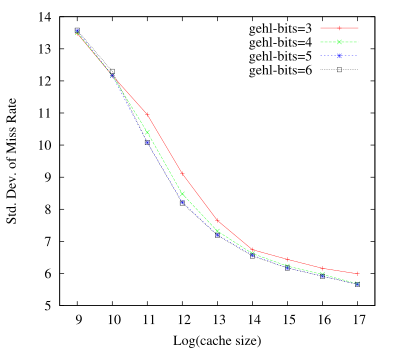

Here is the gnuplot script that generated this plot:
set terminal postscript eps enhanced font "Times-Roman" 20
set size 0.8, 1.0
set output "graph3-stddev.eps"

set xrange[8.5:17.5]
set yrange[5:14]

set xlabel "Log(cache size)"
set ylabel "Std. Dev. of Miss Rate"
#set title "Graph 3 various saturating bit sizes"

plot 'graph3.dat' using ($1):($3) title 'gehl-bits=3' with linespoints lc rgbcolor 'red',\
     'graph3.dat' using ($1):($5) title 'gehl-bits=4' with linespoints lc rgbcolor 'green',\
     'graph3.dat' using ($1):($7) title 'gehl-bits=5' with linespoints lc rgbcolor 'blue',\
     'graph3.dat' using ($1):($9) title 'gehl-bits=6' with linespoints lc rgbcolor 'black'
